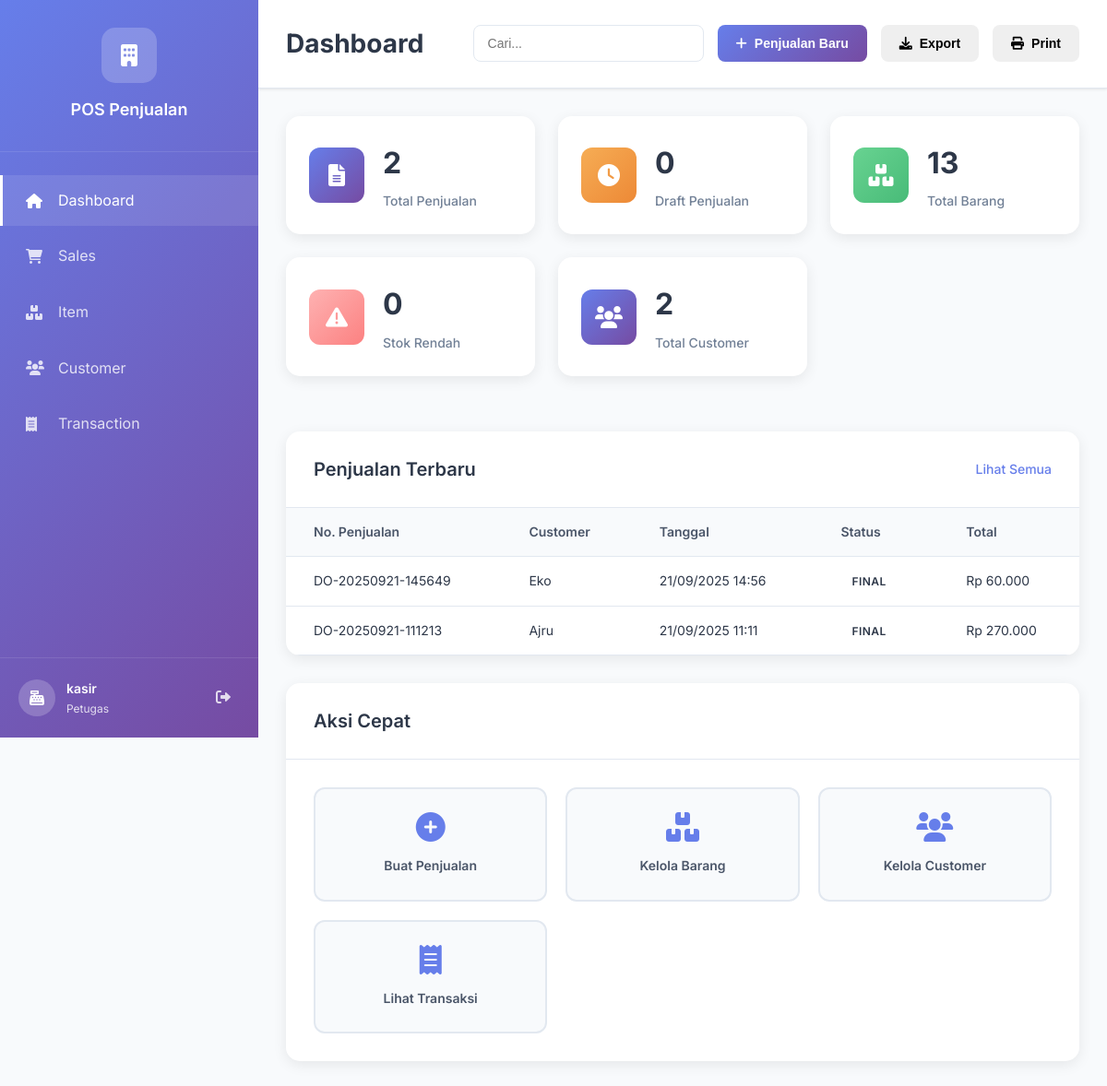
Page /pointofsales/dashboard.php (signed in) on the committed database.
### tables this page shows
CREATE TABLE `petugas` (
  `id_user` int(10) UNSIGNED NOT NULL,
  `nama_user` varchar(100) NOT NULL,
  `username` varchar(64) NOT NULL,
  `password` varchar(255) NOT NULL,
  `level` tinyint(3) UNSIGNED NOT NULL
);

CREATE TABLE `sales` (
  `id_sales` bigint(20) UNSIGNED NOT NULL,
  `tgl_sales` datetime NOT NULL,
  `id_customer` int(10) UNSIGNED DEFAULT NULL,
  `do_number` varchar(50) DEFAULT NULL,
  `status` enum('DRAFT','FINAL','CANCELED') DEFAULT 'DRAFT'
);

CREATE TABLE `customer` (
  `id_customer` int(10) UNSIGNED NOT NULL,
  `nama_customer` varchar(150) NOT NULL,
  `alamat` text DEFAULT NULL,
  `telp` varchar(50) DEFAULT NULL,
  `fax` varchar(50) DEFAULT NULL,
  `email` varchar(150) DEFAULT NULL
);

### pointofsales/includes/access_control.php (called while the page is built, shortened)
<?php
function hasAccess($requiredLevel) {
    $userLevel = (int)$_SESSION['level'];
    return $userLevel >= $requiredLevel;
}
function getUserRole() {
    $level = (int)$_SESSION['level'];
    switch ($level) {
        case ACCESS_KASIR:
            return ROLE_KASIR;
    }
}
function getUserRoleIcon() {
    $level = (int)$_SESSION['level'];
    switch ($level) {
        case ACCESS_KASIR:
            return 'fas fa-cash-register';
    }
}
function getAccessiblePages() {
    $allPages = [
        'dashboard.php' => ['name' => 'Dashboard', 'icon' => 'fas fa-home', 'level' => ACCESS_KASIR],
        'sales.php' => ['name' => 'Sales', 'icon' => 'fas fa-shopping-cart', 'level' => ACCESS_KASIR],
        'items.php' => ['name' => 'Item', 'icon' => 'fas fa-boxes', 'level' => ACCESS_KASIR],
        'customers.php' => ['name' => 'Customer', 'icon' => 'fas fa-users', 'level' => ACCESS_KASIR],
        'transactions.php' => ['name' => 'Transaction', 'icon' => 'fas fa-receipt', 'level' => ACCESS_KASIR],
        'reports.php' => ['name' => 'Laporan', 'icon' => 'fas fa-chart-bar', 'level' => ACCESS_MANAGER],
        'users.php' => ['name' => 'Pengguna', 'icon' => 'fas fa-user-cog', 'level' => ACCESS_ADMIN],
    ];
    $accessiblePages = [];
    foreach ($allPages as $page => $info) {
        if (hasAccess($info['level'])) {
            $accessiblePages[$page] = $info;
        }
    }
    return $accessiblePages;
}
?>

### pointofsales/dashboard.php (the view, shortened to what this page needs)
<?php
require_once __DIR__ . '/includes/access_control.php';
$host = 'localhost';
$dbname = 'pos_penjualan';
$username = 'root';
$password = '';
try {
    $pdo = new PDO("mysql:host=$host;dbname=$dbname;charset=utf8", $username, $password);
    $pdo->setAttribute(PDO::ATTR_ERRMODE, PDO::ERRMODE_EXCEPTION);
} catch (PDOException $e) {
    die("Database connection failed: " . $e->getMessage());
}
$user_id = $_SESSION['user_id'];
$user_type = $_SESSION['user_type'];
if ($user_type === 'petugas') {
    $stmt = $pdo->prepare("
        SELECT p.*, l.level as role_name
        FROM petugas p
        LEFT JOIN level l ON p.level = l.id_level
        WHERE p.id_user = ?
    ");
}
$stmt->execute([$user_id]);
$user = $stmt->fetch();
$stats = [];
$stmt = $pdo->query("SELECT COUNT(*) as total FROM sales");
$stats['total_sales'] = $stmt->fetch()['total'];
$stmt = $pdo->query("SELECT COUNT(*) as pending FROM sales WHERE status = 'DRAFT'");
$stats['pending_sales'] = $stmt->fetch()['pending'];
$stmt = $pdo->query("SELECT COUNT(*) as total FROM item");
$stats['total_items'] = $stmt->fetch()['total'];
$stats['low_stock_items'] = 0;
$stmt = $pdo->query("SELECT COUNT(*) as total FROM customer");
$stats['total_customers'] = $stmt->fetch()['total'];
$stmt = $pdo->prepare("
    SELECT s.*, c.nama_customer as customer_name,
           COALESCE(SUM(t.amount), 0) as total_amount
    FROM sales s
    LEFT JOIN customer c ON s.id_customer = c.id_customer
    LEFT JOIN transaction t ON s.id_sales = t.id_sales
    GROUP BY s.id_sales, s.tgl_sales, s.id_customer, s.do_number, s.status, c.nama_customer
    ORDER BY s.tgl_sales DESC
    LIMIT 5
");
$stmt->execute();
$recent_sales = $stmt->fetchAll();
?>
<!DOCTYPE html>
<html lang="id">
<head>
    <link rel="stylesheet" href="assets/css/dashboard.css">
    <link href="https://cdnjs.cloudflare.com/ajax/libs/font-awesome/6.0.0/css/all.min.css" rel="stylesheet">
</head>
<body>
    <div class="dashboard-container">
        <nav class="sidebar">
            <div class="sidebar-header">
                <div class="logo">
                    <i class="fas fa-building"></i>
                </div>
                <h2>POS Penjualan</h2>
            </div>
            <ul class="sidebar-menu">
                <li class="active">
                    <a href="dashboard.php">
                        <i class="fas fa-home"></i>
                        <span>Dashboard</span>
                    </a>
                </li>
                <?php
                $accessiblePages = getAccessiblePages();
                foreach ($accessiblePages as $page => $info):
                    if ($page !== 'dashboard.php'):
                ?>
                <li>
                    <a href="<?php echo $page; ?>">
                        <i class="<?php echo $info['icon']; ?>"></i>
                        <span><?php echo $info['name']; ?></span>
                    </a>
                </li>
                <?php
                    endif;
                endforeach;
                ?>
            </ul>
            <div class="sidebar-footer">
                <div class="user-info" onclick="location.href='profile.php'" style="cursor: pointer;">
                    <div class="user-avatar">
                        <i class="<?php echo getUserRoleIcon(); ?>"></i>
                    </div>
                    <div class="user-details">
                        <span class="user-name"><?php echo htmlspecialchars($user['nama_user']); ?></span>
                        <span class="user-role"><?php echo getUserRole(); ?></span>
                    </div>
                </div>
                <a href="logout.php" class="logout-btn">
                    <i class="fas fa-sign-out-alt"></i>
                </a>
            </div>
        </nav>
        <main class="main-content">
            <header class="header">
                <h1>Dashboard</h1>
                <div class="header-actions">
                    <?php if ($user['level'] >= 1):  ?>
                    <button class="btn btn-primary" onclick="location.href='sales.php?action=new'">
                        <i class="fas fa-plus"></i>
                        Penjualan Baru
                    </button>
                    <?php endif; ?>
                </div>
            </header>
            <div class="stats-grid">
                <div class="stat-card">
                    <div class="stat-icon">
                        <i class="fas fa-file-alt"></i>
                    </div>
                    <div class="stat-content">
                        <h3><?php echo number_format($stats['total_sales']); ?></h3>
                        <p>Total Penjualan</p>
                    </div>
                </div>
                <div class="stat-card">
                    <div class="stat-icon pending">
                        <i class="fas fa-clock"></i>
                    </div>
                    <div class="stat-content">
                        <h3><?php echo number_format($stats['pending_sales']); ?></h3>
                        <p>Draft Penjualan</p>
                    </div>
                </div>
                <div class="stat-card">
                    <div class="stat-icon success">
                        <i class="fas fa-boxes"></i>
                    </div>
                    <div class="stat-content">
                        <h3><?php echo number_format($stats['total_items']); ?></h3>
                        <p>Total Barang</p>
                    </div>
                </div>
                <div class="stat-card">
                    <div class="stat-icon warning">
                        <i class="fas fa-exclamation-triangle"></i>
                    </div>
                    <div class="stat-content">
                        <h3><?php echo number_format($stats['low_stock_items']); ?></h3>
                        <p>Stok Rendah</p>
                    </div>
                </div>
                <div class="stat-card">
                    <div class="stat-icon">
                        <i class="fas fa-users"></i>
                    </div>
                    <div class="stat-content">
                        <h3><?php echo number_format($stats['total_customers']); ?></h3>
                        <p>Total Customer</p>
                    </div>
                </div>
            </div>
            <div class="content-section">
                <div class="section-header">
                    <h2>Penjualan Terbaru</h2>
                    <?php if ($user['level'] >= 1):  ?>
                    <a href="sales.php" class="view-all">Lihat Semua</a>
                    <?php endif; ?>
                </div>
                <div class="table-container">
                    <table class="data-table">
                        <thead>
                            <tr>
                                <th>No. Penjualan</th>
                                <th>Customer</th>
                                <th>Tanggal</th>
                                <th>Status</th>
                                <th>Total</th>
                            </tr>
                        </thead>
                        <tbody>
                            <?php if (empty($recent_sales)): ?>
                            <tr>
                                <td colspan="5" class="text-center">Belum ada penjualan</td>
                            </tr>
                            <?php else: ?>
                                <?php foreach ($recent_sales as $sale): ?>
                                <tr>
                                    <td><?php echo htmlspecialchars($sale['do_number'] ?? 'SALE-' . $sale['id_sales']); ?></td>
                                    <td><?php echo htmlspecialchars($sale['customer_name'] ?? 'Customer Umum'); ?></td>
                                    <td><?php echo date('d/m/Y H:i', strtotime($sale['tgl_sales'])); ?></td>
                                    <td>
                                        <span class="status-badge status-<?php echo strtolower($sale['status']); ?>">
                                            <?php echo ucfirst($sale['status']); ?>
                                        </span>
                                    </td>
                                    <td>Rp <?php echo number_format($sale['total_amount'], 0, ',', '.'); ?></td>
                                </tr>
                                <?php endforeach; ?>
                            <?php endif; ?>
                        </tbody>
                    </table>
                </div>
            </div>
            <div class="content-section">
                <div class="section-header">
                    <h2>Aksi Cepat</h2>
                </div>
                <div class="quick-actions">
                    <?php if ($user['level'] >= 1):  ?>
                    <a href="sales.php?action=new" class="quick-action-card">
                        <i class="fas fa-plus-circle"></i>
                        <span>Buat Penjualan</span>
                    </a>
                    <?php endif; ?>
                    <?php if ($user['level'] >= 1):  ?>
                    <a href="items.php" class="quick-action-card">
                        <i class="fas fa-boxes"></i>
                        <span>Kelola Barang</span>
                    </a>
                    <?php endif; ?>
                    <?php if ($user['level'] >= 1):  ?>
                    <a href="customers.php" class="quick-action-card">
                        <i class="fas fa-users"></i>
                        <span>Kelola Customer</span>
                    </a>
                    <?php endif; ?>
                    <?php if ($user['level'] >= 1):  ?>
                    <a href="transactions.php" class="quick-action-card">
                        <i class="fas fa-receipt"></i>
                        <span>Lihat Transaksi</span>
                    </a>
                    <?php endif; ?>
                </div>
            </div>
        </main>
    </div>
</body>
</html>

### rows in the picture
petugas: nama_user "kasir"
sales: do_number "DO-20250921-145649", id_customer.nama_customer "Eko", tgl_sales "21/09/2025 14:56", status "FINAL", total_amount "60.000"
sales: do_number "DO-20250921-111213", id_customer.nama_customer "Ajru", tgl_sales "21/09/2025 11:11", status "FINAL", total_amount "270.000"

### other values in the picture
$info['name'] "Sales"
$info['name'] "Item"
$info['name'] "Customer"
$info['name'] "Transaction"
getUserRole() "Petugas"
$stats['total_sales'] "2"
$stats['pending_sales'] "0"
$stats['total_items'] "13"
$stats['low_stock_items'] "0"
$stats['total_customers'] "2"
